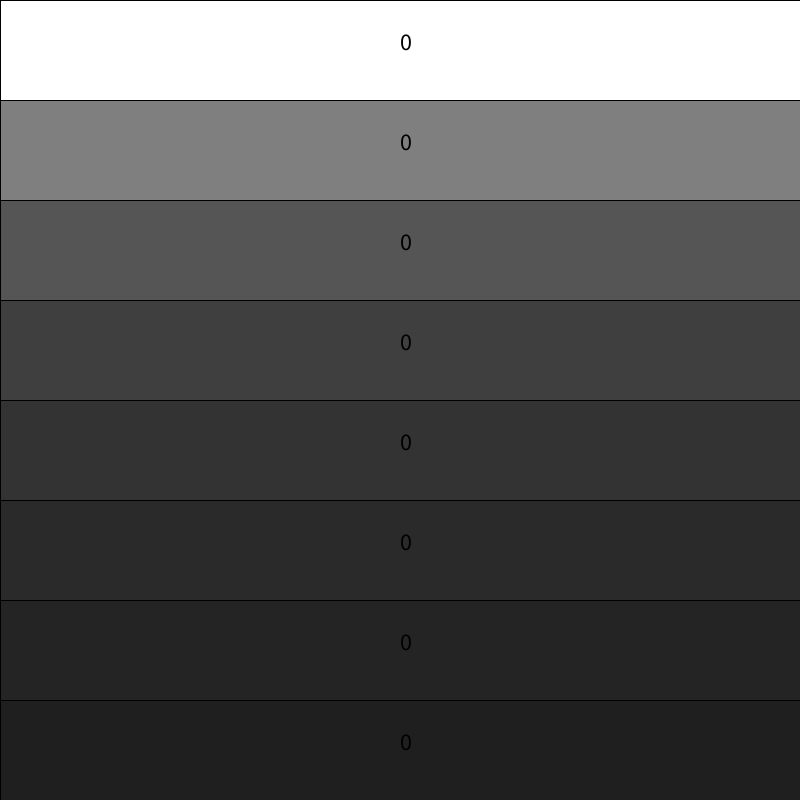
Frame 1 (no input)
Frame 60 (the mouse pressed at the canvas centre just before this capture): identical to frame 1, image omitted
Frame 120 (the mouse held since frame 60 and released just before this capture): identical to frame 1, image omitted

The Processing sketch that drew this single still picture (run headless with seeded random() and noise(); from frame 60 on, the mouse is pressed at the canvas centre):

// Processing sketch: AT_22222
// ── AT_22222.pde
int []counts = {0,0,0,0,0,0,0,0,0};
float [] rectY = new float[9];

void setup(){
  size(800, 800);
  for(int i = 0 ; i < 9 ; i++){
    rectY[i] = i*100;
  }
}

void draw(){
  background(255);
  for(int i = 0 ; i < 9 ; i++){
    if(counts[i]<5){

      fill(255/(i+1));
      rect(0,rectY[i],800,100);
  
      //print
      textSize(24);
      fill(0);
      text(counts[i], 400, (i*100)+50); 
    }
  
    else{
      fill(255,0,0);
      rect(0,rectY[i],800,100);
    }
  
  }
}//end of draw

void mousePressed(){
   for(int i = 0 ; i < 9 ; i++){
    if(rectY[i]<mouseY && mouseY<rectY[i+1]) counts[i] ++;
  }
}
